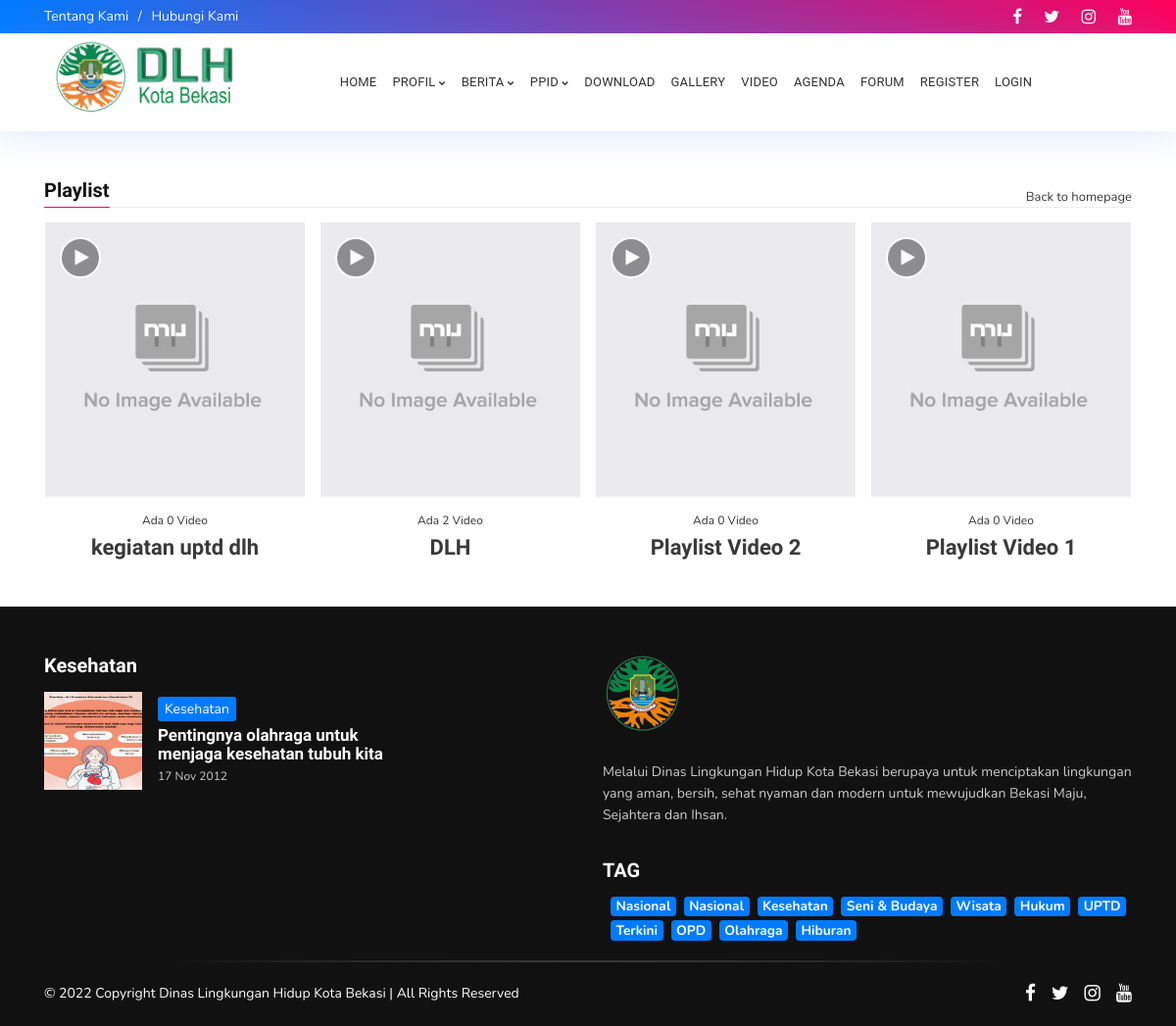
Page /index.php/playlist on the committed database.
### tables this page shows
CREATE TABLE `menu` (
  `id_menu` int(5) NOT NULL,
  `id_parent` int(5) NOT NULL DEFAULT '0',
  `nama_menu` varchar(255) NOT NULL,
  `link` varchar(100) NOT NULL,
  `aktif` enum('Ya','Tidak') NOT NULL DEFAULT 'Ya',
  `position` enum('Top','Bottom') DEFAULT 'Bottom',
  `urutan` int(3) NOT NULL
);

CREATE TABLE `logo` (
  `id_logo` int(5) NOT NULL,
  `gambar` varchar(100) NOT NULL
);

CREATE TABLE `playlist` (
  `id_playlist` int(5) NOT NULL,
  `jdl_playlist` varchar(100) NOT NULL,
  `username` varchar(50) NOT NULL,
  `playlist_seo` varchar(100) NOT NULL,
  `gbr_playlist` varchar(100) NOT NULL,
  `aktif` enum('Y','N') NOT NULL DEFAULT 'Y'
);

CREATE TABLE `kategori` (
  `id_kategori` int(5) NOT NULL,
  `nama_kategori` varchar(50) NOT NULL,
  `username` varchar(50) NOT NULL,
  `kategori_seo` varchar(100) NOT NULL,
  `aktif` enum('Y','N') NOT NULL DEFAULT 'Y',
  `sidebar` int(10) NOT NULL,
  `gambar_utama` text NOT NULL
);

CREATE TABLE `berita` (
  `id_berita` int(5) NOT NULL,
  `id_kategori` int(5) NOT NULL,
  `username` varchar(30) NOT NULL,
  `judul` varchar(100) NOT NULL,
  `sub_judul` varchar(255) NOT NULL,
  `youtube` varchar(100) NOT NULL,
  `judul_seo` text NOT NULL,
  `headline` enum('Y','N') NOT NULL DEFAULT 'Y',
  `aktif` enum('Y','N') NOT NULL DEFAULT 'N',
  `utama` enum('Y','N') NOT NULL DEFAULT 'Y',
  `isi_berita` longtext NOT NULL,
  `keterangan_gambar` text NOT NULL,
  `hari` varchar(20) NOT NULL,
  `tanggal` date NOT NULL,
  `jam` time NOT NULL,
  `gambar` varchar(100) NOT NULL,
  `dibaca` int(5) NOT NULL DEFAULT '1',
  `tag` varchar(100) NOT NULL,
  `status` enum('Y','N') NOT NULL DEFAULT 'Y'
);

CREATE TABLE `templates` (
  `id_templates` int(5) NOT NULL,
  `judul` varchar(100) NOT NULL,
  `username` varchar(50) NOT NULL,
  `pembuat` varchar(50) NOT NULL,
  `folder` varchar(50) NOT NULL,
  `aktif` enum('Y','N') NOT NULL DEFAULT 'N'
);

CREATE TABLE `identitas` (
  `id_identitas` int(5) NOT NULL,
  `nama_website` varchar(100) NOT NULL,
  `email` varchar(100) NOT NULL,
  `url` varchar(100) NOT NULL,
  `facebook` text NOT NULL,
  `rekening` varchar(100) NOT NULL,
  `no_telp` varchar(20) NOT NULL,
  `meta_deskripsi` varchar(250) NOT NULL,
  `meta_keyword` varchar(250) NOT NULL,
  `favicon` varchar(50) NOT NULL,
  `maps` text NOT NULL
);

CREATE TABLE `tag` (
  `id_tag` int(5) NOT NULL,
  `nama_tag` varchar(100) NOT NULL,
  `username` varchar(50) NOT NULL,
  `tag_seo` varchar(100) NOT NULL,
  `count` int(5) NOT NULL
);

### application/views/blackexpo-butterfly/playlist.php (the view, shortened to what the rows shown need)
<div class="fbt-gallery mb-5 mt-5">
    <div class="container fbt-elastic-container fbt-gallery-1">
        <div class="row px-2">
            <?php
            foreach ($playlist->result_array() as $h):
                $total_video = $this->model_utama->view_where('video',array('id_playlist' => $h['id_playlist']))->num_rows();
                echo "<div class='col-lg-3 col-md-6 mb-4 mb-lg-0 px-2'>
                    <div class='post-item'>
                        <div class='fbt-post-thumbnail'>
                            <a href='".base_url()."playlist/detail/$h[playlist_seo]'>";
                                if ($h['gbr_playlist'] ==''){
                                    echo "<a href='".base_url()."playlist/detail/$h[playlist_seo]'><img class='post-thumbnail lazyloaded' src='".base_url()."asset/img_playlist/no-image.jpg' alt='no-image.jpg' /></a>";
                                }else{
                                    echo "<a href='".base_url()."playlist/detail/$h[playlist_seo]'><img class='post-thumbnail lazyloaded' src='".base_url()."asset/img_playlist/$h[gbr_playlist]' alt='$h[gbr_playlist]' /></a>";
                                }
                            echo "</a>
                            <span class='video-icon'><i class='fa fa-play'></i></span>
                        </div>
                        <div class='fbt-post-caption'>
                            <div class='title-caption text-center pt-3 px-2'>
                                <div class='post-meta mb-2'>
                                    <span class='post-date published'>Ada $total_video Video</span>
                                </div>
                                <h3 class='post-title'>
                                    <a href='".base_url()."playlist/detail/$h[playlist_seo]'>$h[jdl_playlist]</a>
                                </h3>
                            </div>
                        </div>
                    </div>
                </div>";
            endforeach;
            ?>
        </div>
    </div>
</div>

### application/views/blackexpo-butterfly/header.php (shortened to what the rows shown need)
<div class="fbt-headline clearfix" id="headline">
    <div class="container">
        <div class="row align-items-center justify-content-between py-1 py-md-0">
            <div class="col-md-7 left-headline-content">
                <div class="fbt-left-headline" id="left-headline">
                    <ul class="nav justify-content-center justify-content-md-start">
                        <?php
                        $topmenu = $this->model_utama->view_where_ordering_limit('menu', array('position' => 'Top', 'aktif' => 'Ya'), 'urutan', 'ASC', 0, 5);
                        foreach ($topmenu->result_array() as $row) :
                            if (preg_match("/^http/", $row['link'])) :
                                echo "<li class='nav-item'><a class='nav-link' href='$row[link]'>$row[nama_menu]</a></li>";
                            else :
                                echo "<li class='nav-item'><a class='nav-link' href='" . base_url() . "$row[link]'>$row[nama_menu]</a></li>";
                            endif;
                        endforeach;
                        ?>
                    </ul>
                </div>
            </div>
        </div>
    </div>
</div>
<nav class="navbar navbar-expand-xl navbar-fbt fbt-nav-skin fbt_sticky_nav m-0">
    <div class="container nav-mobile-px clearfix">
        <div class="navbar-brand order-2 order-xl-1 m-auto">
            <a href="<?php echo base_url(); ?>">
                <?php
                $logo = $this->model_utama->view_ordering_limit('logo', 'id_logo', 'DESC', 0, 1);
                foreach ($logo->result_array() as $row) {
                    echo "<img src='" . base_url() . "asset/logo/$row[gambar]'/>";
                }
                ?>
        </div>
        <div class="collapse navbar-collapse order-4 order-xl-3 clearfix" id="navbar-menu">
            <ul class="navbar-nav m-auto clearfix">
                <?php
                $botm = $this->db->query("SELECT * FROM menu where id_parent='0' AND position = 'Bottom' AND aktif='Ya' ORDER BY urutan ASC");
                foreach ($botm->result_array() as $row) :
                    $dropdown = $this->db->query("SELECT * FROM menu WHERE id_parent='$row[id_menu]' AND aktif='Ya' ORDER BY urutan ASC")->num_rows();
                    if ($dropdown == 0) :
                        echo "<li class='nav-item'>
                                    <a  class='nav-link' href='" . base_url() . "$row[link]'>$row[nama_menu]</a>
                                </li>";
                    else :
                        echo "<li class='nav-item dropdown'>
                                    <a href='#' class='nav-link dropdown-toggle' aria-haspopup='true' aria-expanded='false' data-toggle='dropdown'>$row[nama_menu]</a>
                                    <div class='dropdown-menu'>";
                        echo "</div>
                                </li>";
                    endif;
                endforeach;
                ?>
            </ul>
        </div>
    </div>
</nav>

### application/views/blackexpo-butterfly/footer.php (shortened to what the rows shown need)
<div class="footer-dark footer-black pt-5" id="footer-content">
    <div class="container pb-4">
        <div class="row clearfix">
            <div class="col-lg-4">
                <div class="footer-1 section">
                    <div class="fbt_list_posts">
                        <?php
                        $r1y = $this->model_utama->view_where('kategori',array('sidebar' => 2))->row_array();
                        echo "<h4 class='title title-heading'>
                            $r1y[nama_kategori]
                        </h4>";
                        echo "<div class='widget-content'>";
                            $kategori2 = $this->model_utama->view_join_two('berita','users','kategori','username','id_kategori',array('berita.id_kategori' => $r1y['id_kategori'],'berita.status' => 'Y'),'id_berita','DESC',4,2);
                            foreach ($kategori2->result_array() as $r4m):
                                echo "<article class='post mb-3'>
                                    <div class='post-content media align-items-center'>
                                        <div class='fbt-item-thumbnail clearfix'>
                                            <a href='".base_url()."$r3m[judul_seo]'>";
                                                if ($r4m['gambar'] ==''):
                                                    echo "<img alt='$r4m[judul]' class='post-thumbnail lazyloaded' data-src='".base_url()."asset/foto_berita/no-image.jpg'>";
                                                else:
                                                    echo "<img alt='$r4m[judul]' class='post-thumbnail lazyloaded' data-src='".base_url()."/asset/foto_berita/$r4m[gambar]'>";
                                                endif;
                                            echo "</a>
                                        </div>
                                        <div class='ml-3 fbt-title-caption media-body'>
                                            <span class='pp-post-tag'>$r4m[nama_kategori]</span>
                                            <h3 class='post-title'>
                                                <a href='".base_url()."$r4m[judul_seo]'>
                                                    $r4m[judul]
                                                </a>
                                            </h3>
                                            <div class='post-meta'>
                                                <span class='post-date published'>".tgl_indo($r4m['tanggal'])."</span>
                                            </div>
                                        </div>
                                    </div>
                                </article>";
                            endforeach;
                        ?>
                        </div>
                    </div>
                </div>
            </div>
            <div class="col-lg-6 ml-lg-auto">
                <div class="row">
                    <div class="col-lg-12 mb-3">
                        <div class="footer-2 section">
                            <div class="logoImage">
                                <div class="widget-content">
                                    <img alt="" src="<?php echo base_url(); ?>template/<?php echo template(); ?>/images/dlh78.png">
                                </div>
                            </div>
                            <div class="widget Text">
                                <div class="widget-content">
                                    <p><?php
                                    $iden = $this->model_utama->view('identitas')->row_array();
                                    echo $iden['meta_deskripsi']; ?></p>
                                </div>
                            </div>
                        </div>
                    </div>
                    <div class="col-lg-12">
                        <div class="footer-5 section">
                            <div class="widget">
                                <div class="widget-content list-label-widget-content">
                                    <?php
                                    $tag = $this->model_utama->view_ordering_limit('tag','id_tag','RANDOM',0,50);
                                    foreach ($tag->result_array() as $row):
                                        echo "<a class='badge badge-primary ml-2 mb-1' href='".base_url()."tag/detail/$row[tag_seo]' >$row[nama_tag]</a>";
                                    endforeach;
                                    ?>
                                </div>
                            </div>
                        </div>
                    </div>
                </div>
            </div>
        </div>
    </div>
</div>

### rows in the picture
menu: nama_menu "Tentang Kami"
menu: nama_menu "Hubungi Kami"
logo: gambar (picture)
menu: nama_menu "PROFIL"
menu: nama_menu "BERITA"
menu: nama_menu "PPID"
menu: nama_menu "DOWNLOAD"
menu: nama_menu "GALLERY"
menu: nama_menu "VIDEO"
menu: nama_menu "AGENDA"
menu: nama_menu "FORUM"
menu: nama_menu "REGISTER"
menu: nama_menu "LOGIN"
playlist: total_video "0", jdl_playlist "kegiatan uptd dlh"
playlist: total_video "2", jdl_playlist "DLH"
playlist: total_video "0", jdl_playlist "Playlist Video 2"
playlist: total_video "0", jdl_playlist "Playlist Video 1"
kategori: nama_kategori "Kesehatan"
berita: gambar (picture), id_kategori.nama_kategori "Kesehatan", judul "Pentingnya olahraga untuk menjaga kesehatan tubuh kita", tanggal "17 Nov 2012"
templates: folder (picture)
identitas: meta_deskripsi "Melalui Dinas Lingkungan Hidup Kota Bekasi berupaya untuk menciptakan lingkungan yang aman, bersih, sehat nyaman dan modern untuk mewujudkan Bekasi Maju, Sejahtera dan Ihsan."
tag: nama_tag "Nasional"
tag: nama_tag "Nasional"
tag: nama_tag "Kesehatan"
tag: nama_tag "Seni & Budaya"
tag: nama_tag "Wisata"
tag: nama_tag "Hukum"
tag: nama_tag "UPTD"
tag: nama_tag "Terkini"
tag: nama_tag "OPD"
tag: nama_tag "Olahraga"
tag: nama_tag "Hiburan"
